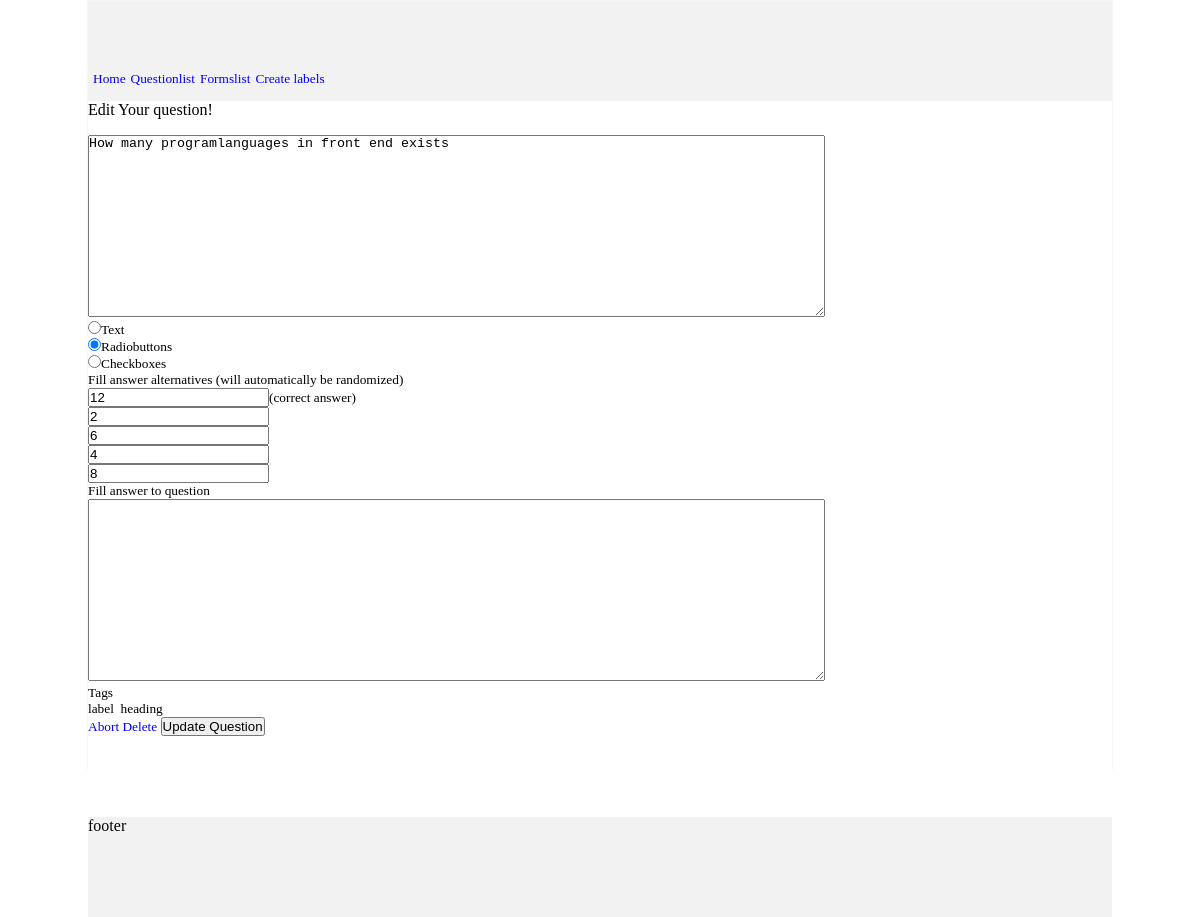
The app's page /index.php/welcome/edit_question/9 with its own data.
### tables this page shows
CREATE TABLE IF NOT EXISTS `questions` (
  `id` int(11) NOT NULL AUTO_INCREMENT,
  `author_id` int(11) NOT NULL,
  `created` timestamp NOT NULL DEFAULT CURRENT_TIMESTAMP,
  `question` text NOT NULL,
  `type` int(11) NOT NULL,
  `answ` text,
  `answ1` text,
  `answ2` text,
  `answ3` text,
  `answ4` text,
  `answ5` text,
  PRIMARY KEY (`id`)
);

CREATE TABLE IF NOT EXISTS `tags` (
  `id` int(11) NOT NULL AUTO_INCREMENT,
  `tag` varchar(96) NOT NULL,
  PRIMARY KEY (`id`),
  UNIQUE KEY `tag` (`tag`)
);

### application/controllers/welcome.php (called while the page is built, shortened)
<?php
class Welcome extends CI_Controller {
    public function edit_question($id = null) {
        $data['include'] = __FUNCTION__;
        $data['content'] = $this->questions->view_question($id);
        $i = 0;
        foreach ($data['content'] as $item) {
            $data['content'][$i]['tags'] = $this->tags->retrieve_question_tags($item['id']);
            $i++;
        }
        $this->load->view('index', $data);
    }
}

### index.php (called while the page is built, shortened)
<?php
require_once BASEPATH.'core/CodeIgniter.php';

### application/models/questions.php (called while the page is built, shortened)
<?php
class questions extends CI_Model{
    function view_question($id){
        $query = $this->db->get_where('questions', array('id' => $id));
        return $query->result_array();
    }
}
?>

### application/models/tags.php (called while the page is built, shortened)
<?php
class tags extends CI_Model {
    function retrieve_question_tags($id) {
        $this->db->select('tags.id, tags.tag');
        $this->db->from('tags');
        $this->db->where('questions_has_tags.question_id', $id);
        $this->db->join('questions_has_tags', 'questions_has_tags.tag_id = tags.id');
        $query = $this->db->get();
        if($query->result_array()){
            return $query->result_array();
        }else{
            return null;
        }
    }
}
?>

### application/views/edit_question.php (the view, shortened to what this page needs)
<?php
$i = 0;
foreach ($content as $item) {
    $item['type'] == 1 ? $sel1 = "TRUE" : $sel1 = '';
    $item['type'] == 2 ? $sel2 = "TRUE" : $sel2 = '';
    $item['type'] == 3 ? $sel3 = "TRUE" : $sel3 = '';
    echo 'Edit Your question!';
    echo form_open("welcome/update_question/{$item['id']}") . '<br/>';
    echo form_textarea('question', $item['question']) . '<br/>';
    echo form_radio('type', 'text', "$sel1") . 'Text <br/>';
    echo form_radio('type', 'radiobuttons', "$sel2") . 'Radiobuttons <br/>';
    echo form_radio('type', 'checkboxes', "$sel3") . 'Checkboxes <br/>';
    echo 'Fill answer alternatives (will automatically be randomized)<br/>';
    echo form_input('answ1', $item['answ1']) . '(correct answer)<br/>';
    echo form_input('answ2', $item['answ2']) . '<br/>';
    echo form_input('answ3', $item['answ3']) . '<br/>';
    echo form_input('answ4', $item['answ4']) . '<br/>';
    echo form_input('answ5', $item['answ5']) . '<br/>';
    echo 'Fill answer to question<br/>';
    echo form_textarea('answ', $item['answ']) . '<br/>';
     echo 'Tags<ul class="tags">';
            if ($content[$i]['tags']) {
                foreach ($content[$i]['tags'] as $item) {
                    echo '<li class="tag" id="' . $item['id'] . '">' . ' ' . $item['tag'] . '&ensp;</li>';
                }
            }
    echo '</ul>';
}
echo "<div id='content_footer'>";
echo anchor('welcome/list_questions', 'Abort') . ' ' . anchor("welcome/delete_question/{$item['id']}", 'Delete') . ' ' . form_submit('submit', 'Update Question');
echo form_close();
echo '</div>';
?>

### css/layout.css (style rules this page uses)
body, * { padding: 0; margin: 0; text-decoration: none; list-style-type: none; }

### css/design.css (style rules this page uses)
a:visited, a:active, a { color: blue; }
#content_footer { clear: both; width: 800px; height: 100px; }
.tags { clear: both; }
.tags li { float: left; position: relative; }

### css/text.css (style rules this page uses)
p, form, input, textarea, .label, dd, dt, li, a, .tags { font-size: 10pt; }

### records on screen
questions: question "How many programlanguages in front end exists", answ1 "12", answ2 "2", answ3 "6", answ4 "4", answ5 "8"
tags: tag "label"
tags: tag "heading", id "Delete"

### other values on screen
anchor('welcome/', 'Home') "Home"
anchor('welcome/list_questions', 'Questionlist') "Questionlist"
anchor('welcome/list_forms', 'Formslist') "Formslist"
anchor('welcome/create_labels', 'Create labels') "Create labels"
anchor('welcome/list_questions', 'Abort') "Abort"
